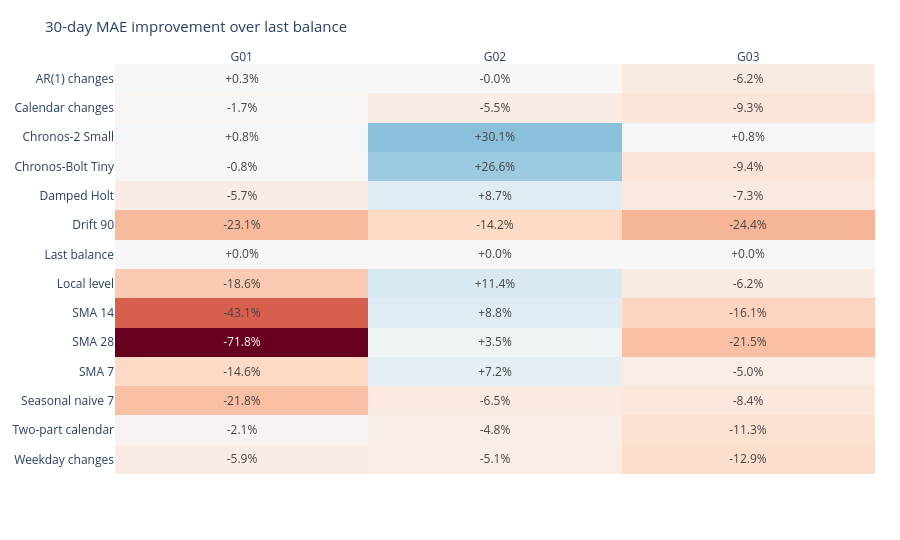

This figure's notebook cell:
### Markdown cell above
## 7 · Trend and calendar signals in 30-day forecasts

**Trend persistence.** We fit a line to weekly median balances in each of the last two 13-week blocks. We count the trend as persistent when both slopes have the same sign and each implies a 12-week change larger than a quarter of the balance interquartile range across both blocks. We use the persistence rate to motivate testing trend models and use forecast errors to assess whether extrapolating helps.

**Forecast skill.** We average each account's absolute euro error across its 30 target days, then average those results within each group. The heatmap shows improvement over last balance on the three evaluation origins. Positive values mean lower error. We compare trend with smoothing and weekday models with inflow-window models to assess which structure helps. We use these comparisons to diagnose errors on the evaluation period. We choose models for the policy comparison on the five earlier origins.

### Code cell
trend_summary = (
    keys.group_by("group")
    .agg(
        pl.col("trend_repeats").count().alias("Complete account-origins"),
        (100 * pl.col("trend_repeats").mean()).round(1).alias("Persistent trend (%)"),
    )
    .sort("group")
)
display(trend_summary)

by_model = scores.group_by("split", "group", "model").agg(pl.col("mae").mean())
evaluation = by_model.filter((pl.col("split") == "Evaluation") & (pl.col("group") != "Review"))
naive = evaluation.filter(pl.col("model") == "Last balance").select(
    "group", pl.col("mae").alias("last_mae")
)
skill = evaluation.join(naive, on="group").with_columns(
    (100 * (1 - pl.col("mae") / pl.col("last_mae"))).alias("skill")
)
heatmap = skill.pivot(on="group", index="model", values="skill").sort("model", descending=True)
values = heatmap.select(list(COLORS)).to_numpy()
fig = go.Figure(
    go.Heatmap(
        x=list(COLORS),
        y=heatmap["model"].to_list(),
        z=values.tolist(),
        text=[[f"{value:+.1f}%" for value in row] for row in values],
        texttemplate="%{text}",
        colorscale="RdBu",
        zmid=0,
        showscale=False,
        hovertemplate="%{x} · %{y}<br>%{z:+.1f}% improvement<extra></extra>",
    )
)
fig.update_layout(title="30-day MAE improvement over last balance")
fig.update_xaxes(side="top")
fig.update_yaxes(automargin=True)
show(fig, 540)

with pl.Config(tbl_rows=18):
    display(
        evaluation.pivot(on="group", index="model", values="mae")
        .sort("model")
        .select("model", *COLORS)
        .with_columns(pl.col(list(COLORS)).round(2))
    )

### Figure 1 — Plotly figure (JSON) as saved in the notebook; plotly's stock layout.template omitted (floating-point values rounded to 4 significant figures)
{"data": [{"colorscale": [[0.0, "rgb(103,0,31)"], [0.1, "rgb(178,24,43)"], [0.2, "rgb(214,96,77)"], [0.3, "rgb(244,165,130)"], [0.4, "rgb(253,219,199)"], [0.5, "rgb(247,247,247)"], [0.6, "rgb(209,229,240)"], [0.7, "rgb(146,197,222)"], [0.8, "rgb(67,147,195)"], [0.9, "rgb(33,102,172)"], [1.0, "rgb(5,48,97)"]], "hovertemplate": "%{x} · %{y}<br>%{z:+.1f}% improvement<extra></extra>", "showscale": false, "text": [["-5.9%", "-5.1%", "-12.9%"], ["-2.1%", "-4.8%", "-11.3%"], ["-21.8%", "-6.5%", "-8.4%"], ["-14.6%", "+7.2%", "-5.0%"], ["-71.8%", "+3.5%", "-21.5%"], ["-43.1%", "+8.8%", "-16.1%"], ["-18.6%", "+11.4%", "-6.2%"], ["+0.0%", "+0.0%", "+0.0%"], ["-23.1%", "-14.2%", "-24.4%"], ["-5.7%", "+8.7%", "-7.3%"], ["-0.8%", "+26.6%", "-9.4%"], ["+0.8%", "+30.1%", "+0.8%"], ["-1.7%", "-5.5%", "-9.3%"], ["+0.3%", "-0.0%", "-6.2%"]], "texttemplate": "%{text}", "type": "heatmap", "x": ["G01", "G02", "G03"], "y": ["Weekday changes", "Two-part calendar", "Seasonal naive 7", "SMA 7", "SMA 28", "SMA 14", "Local level", "Last balance", "Drift 90", "Damped Holt", "Chronos-Bolt Tiny", "Chronos-2 Small", "Calendar changes", "AR(1) changes"], "z": [[-5.942, -5.133, -12.87], [-2.083, -4.771, -11.33], [-21.78, -6.483, -8.431], [-14.62, 7.248, -4.97], [-71.83, 3.51, -21.51], [-43.08, 8.753, -16.11], [-18.65, 11.37, -6.225], [0.0, 0.0, 0.0], [-23.09, -14.25, -24.39], [-5.666, 8.671, -7.277], [-0.7634, 26.62, -9.405], [0.8339, 30.15, 0.8214], [-1.709, -5.547, -9.277], [0.2651, -0.001922, -6.212]], "zmid": 0}], "layout": {"autosize": true, "font": {"size": 12}, "height": 540, "legend": {"orientation": "h", "x": 0, "y": -0.22}, "margin": {"b": 66, "l": 62, "r": 25, "t": 64}, "title": {"font": {"size": 15}, "text": "30-day MAE improvement over last balance"}, "xaxis": {"side": "top"}, "yaxis": {"automargin": true}}}
